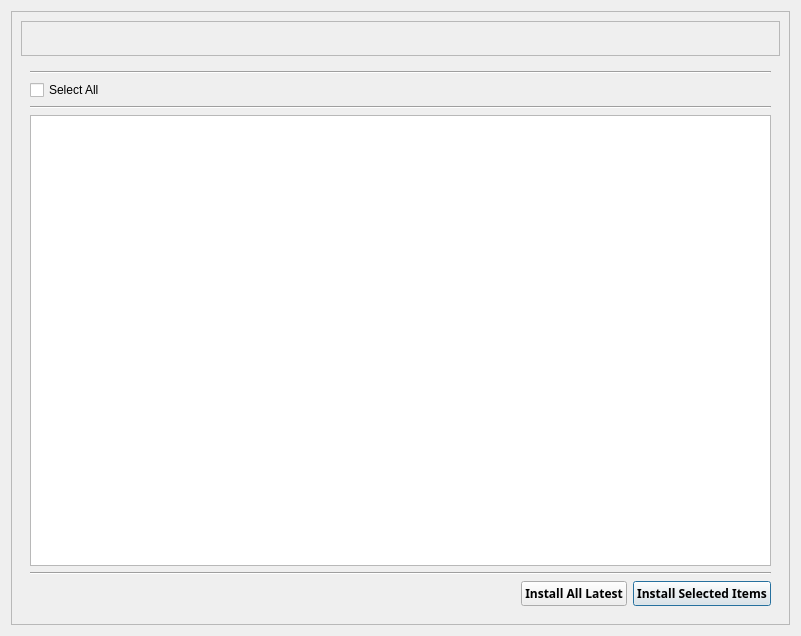
<?xml version="1.0" encoding="UTF-8"?>
<ui version="4.0">
 <class>uim_main</class>
 <widget class="QDialog" name="uim_main">
  <property name="geometry">
   <rect>
    <x>0</x>
    <y>0</y>
    <width>801</width>
    <height>636</height>
   </rect>
  </property>
  <property name="windowTitle">
   <string>Utility Install Manager</string>
  </property>
  <layout class="QVBoxLayout" name="verticalLayout_4">
   <item>
    <widget class="QFrame" name="frame_2">
     <property name="frameShape">
      <enum>QFrame::StyledPanel</enum>
     </property>
     <property name="frameShadow">
      <enum>QFrame::Raised</enum>
     </property>
     <layout class="QGridLayout" name="gridLayout_9">
      <item row="0" column="0">
       <widget class="QFrame" name="frame">
        <property name="frameShape">
         <enum>QFrame::StyledPanel</enum>
        </property>
        <property name="frameShadow">
         <enum>QFrame::Raised</enum>
        </property>
        <layout class="QVBoxLayout" name="verticalLayout_3">
         <item>
          <widget class="QLabel" name="uim_status_label">
           <property name="font">
            <font>
             <pointsize>10</pointsize>
            </font>
           </property>
           <property name="autoFillBackground">
            <bool>true</bool>
           </property>
           <property name="frameShadow">
            <enum>QFrame::Raised</enum>
           </property>
           <property name="text">
            <string/>
           </property>
          </widget>
         </item>
        </layout>
       </widget>
      </item>
      <item row="1" column="0">
       <widget class="QWidget" name="main_widget" native="true">
        <layout class="QGridLayout" name="gridLayout_6">
         <item row="2" column="0">
          <spacer name="horizontalSpacer">
           <property name="orientation">
            <enum>Qt::Horizontal</enum>
           </property>
           <property name="sizeHint" stdset="0">
            <size>
             <width>440</width>
             <height>20</height>
            </size>
           </property>
          </spacer>
         </item>
         <item row="2" column="2">
          <widget class="QPushButton" name="install_selected_button">
           <property name="font">
            <font>
             <family>Roboto Slab</family>
             <weight>75</weight>
             <bold>true</bold>
            </font>
           </property>
           <property name="text">
            <string>Install Selected Items</string>
           </property>
          </widget>
         </item>
         <item row="1" column="0" colspan="3">
          <widget class="Line" name="line_2">
           <property name="orientation">
            <enum>Qt::Horizontal</enum>
           </property>
          </widget>
         </item>
         <item row="0" column="0" colspan="3">
          <layout class="QGridLayout" name="main_layout">
           <item row="2" column="0">
            <widget class="QCheckBox" name="select_all_utils_checkbox">
             <property name="text">
              <string>Select All</string>
             </property>
            </widget>
           </item>
           <item row="4" column="0">
            <widget class="QTableWidget" name="uim_table_widget">
             <property name="sizeAdjustPolicy">
              <enum>QAbstractScrollArea::AdjustToContents</enum>
             </property>
             <property name="editTriggers">
              <set>QAbstractItemView::NoEditTriggers</set>
             </property>
             <property name="sortingEnabled">
              <bool>false</bool>
             </property>
            </widget>
           </item>
           <item row="3" column="0">
            <widget class="Line" name="line_3">
             <property name="orientation">
              <enum>Qt::Horizontal</enum>
             </property>
            </widget>
           </item>
           <item row="0" column="0">
            <widget class="Line" name="line">
             <property name="orientation">
              <enum>Qt::Horizontal</enum>
             </property>
            </widget>
           </item>
          </layout>
         </item>
         <item row="2" column="1">
          <widget class="QPushButton" name="install_all_latest_button">
           <property name="font">
            <font>
             <family>Roboto Slab</family>
             <weight>75</weight>
             <bold>true</bold>
            </font>
           </property>
           <property name="text">
            <string>Install All Latest</string>
           </property>
          </widget>
         </item>
        </layout>
       </widget>
      </item>
     </layout>
    </widget>
   </item>
  </layout>
 </widget>
 <resources/>
 <connections/>
</ui>
